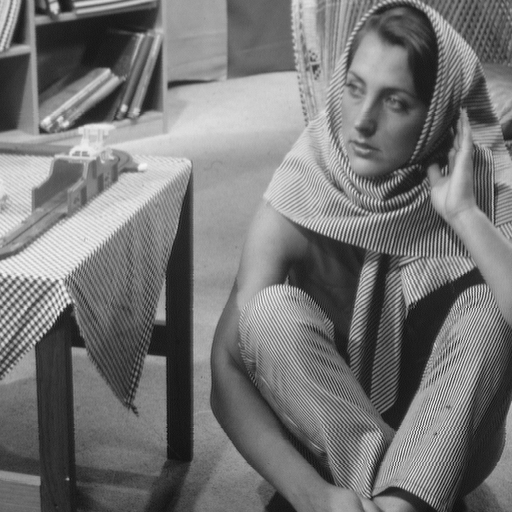
#> input picture Second semester/digital image processing/HW1_DIP_w2023/imgs/barbara.png, 512 x 512 px
$ jupyter execute p1.ipynb
#> lines starting #> are read from the running program, lines starting #| are printed output that depends on the picture; after the words box and inside, x2 and y2 are one past the last pixel; in counts of white or black regions, pixels touching at a corner belong together
[cell 1]
# %pip install opencv-python

[cell 2]
import cv2
import glob
import matplotlib.pyplot as plt
import numpy as np

[cell 3]
img = cv2.imread('imgs/barbara.png')
#> img is the input picture: shape (512, 512, 3); min 12, max 246, mean 117.4

# Image negative
s_img = 255 - 1 - img
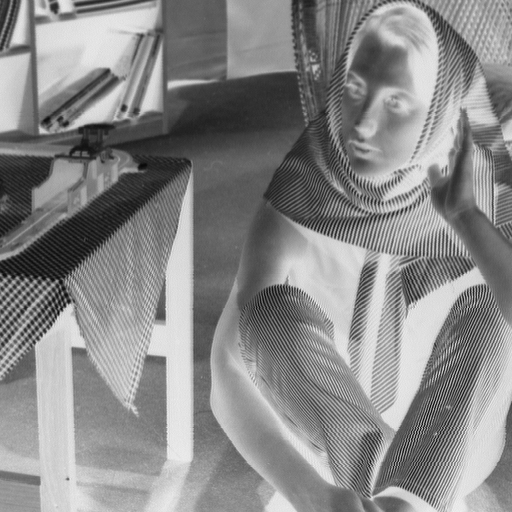
#> s_img: shape (512, 512, 3); min 8, max 242, mean 136.6

plt.imshow(img)
plt.show()
plt.imshow(s_img)
plt.show()

[cell 4]
# log transformation
c = [1, 2, 3]

for c_i in c:
    s_img = c_i * np.log10(1 + img)
    s_img = np.divide(s_img, 255)
    # Fixing out of bounds pixels
    s_img[s_img < 0] = 0
    s_img[s_img > 1] = 1

    plt.imshow(s_img.tolist())
    plt.show()
#> this loop made 3 passes
#> pass 1, `s_img = c_i * np.log10(1 + img)`:
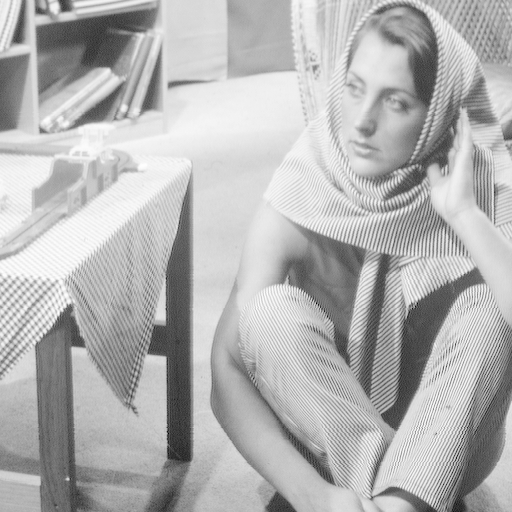
#> s_img: shape (512, 512, 3) float16; min 1.11, max 2.39, mean 2.01; drawn with min black and max white

[cell 5]
# gamma correction
c = 1
gammas = [0.4, 1.0, 1.5]

for gamma in gammas:
    s_img = np.array(c * np.power(img, gamma))
    s_img = np.divide(s_img, 255)
    # Fixing out of bounds pixels
    s_img[s_img < 0] = 0
    s_img[s_img > 1] = 1

    plt.imshow(s_img.tolist())
    plt.show()
#> this loop made 3 passes
#> pass 1, `s_img = np.array(c * np.power(img, gamma))`:
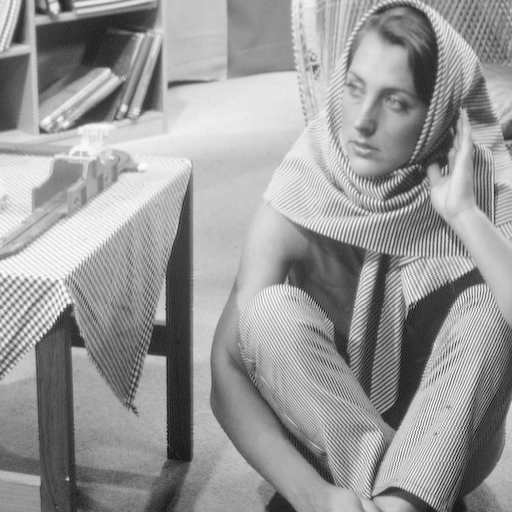
#> s_img: shape (512, 512, 3) float64; min 2.7, max 9.04, mean 6.52; drawn with min black and max white
#> after the loop:
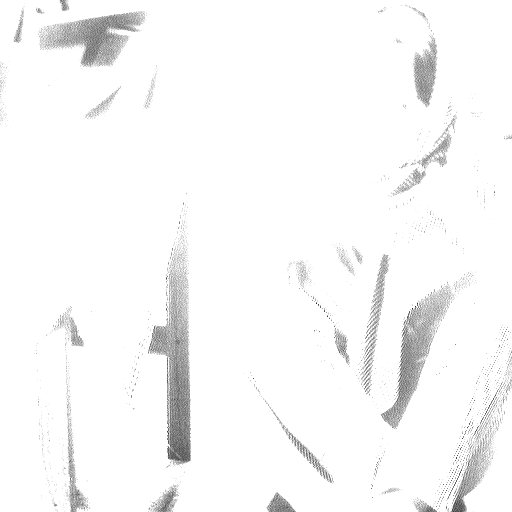
#> s_img: shape (512, 512, 3) float64; min 0.163, max 1, mean 0.974

[cell 6]
K_s = [45, 128, 225]

for k in K_s:
    s_img = np.array(img)
    s_img[s_img >= k] = 255
    s_img[s_img < k] = 0
    s_img = np.divide(s_img, 255)
    # Fixing out of bounds pixels
    s_img[s_img < 0] = 0
    s_img[s_img > 1] = 1

    plt.imshow(s_img.tolist())
    plt.show()
#> this loop made 3 passes
#> pass 1, `s_img = np.divide(s_img, 255)`:
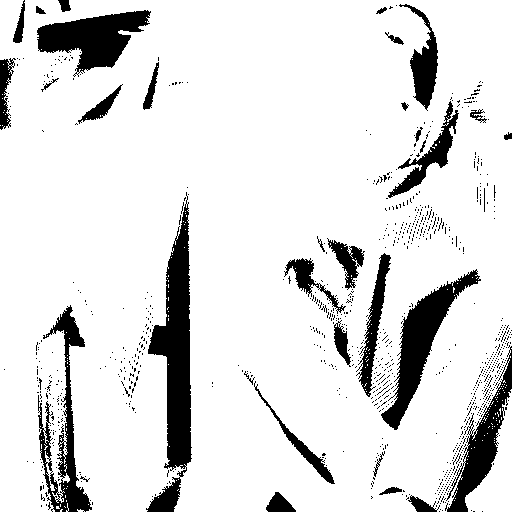
#> s_img: shape (512, 512, 3) float64; values 0 (black) and 1 (white), 87.5% white; 955 black regions (922 under 20 px), largest, box (x1, y1, x2, y2) and area: (146, 192, 192, 512) 6530, (381, 269, 481, 430) 4057, (37, 10, 151, 77) 3867
#> pass 2, `s_img = np.divide(s_img, 255)`:
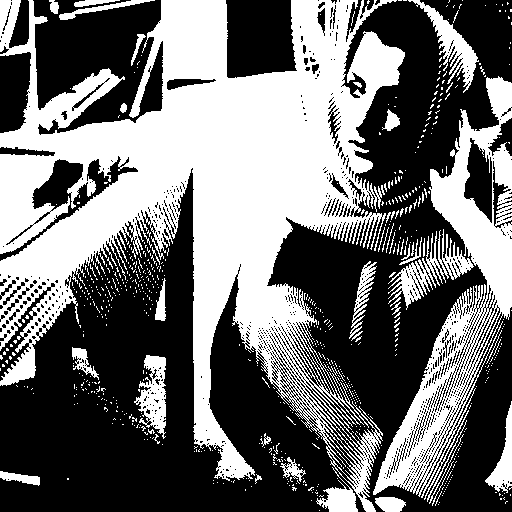
#> s_img: shape (512, 512, 3) float64; values 0 (black) and 1 (white), 43.9% white; 714 white regions (671 under 20 px), largest, box (x1, y1, x2, y2) and area: (0, 0, 405, 512) 85377, (373, 76, 512, 500) 16499, (388, 229, 474, 310) 1902
#> pass 3, `s_img = np.divide(s_img, 255)`:
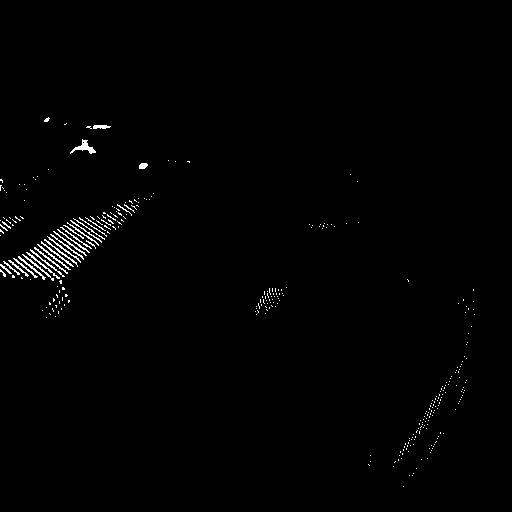
#> s_img: shape (512, 512, 3) float64; values 0 (black) and 1 (white), 0.92% white in thin lines or dots, all inside (x1, y1, x2, y2) = (0, 117, 475, 487)
